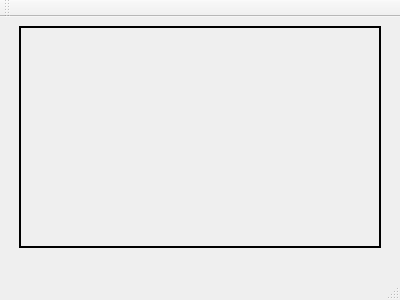
<?xml version="1.0" encoding="UTF-8"?>
<ui version="4.0">
 <class>MainWindow</class>
 <widget class="QMainWindow" name="MainWindow">
  <property name="geometry">
   <rect>
    <x>0</x>
    <y>0</y>
    <width>400</width>
    <height>300</height>
   </rect>
  </property>
  <property name="windowTitle">
   <string>MainWindow</string>
  </property>
  <widget class="QWidget" name="centralWidget">
   <widget class="QFrame" name="frame">
    <property name="geometry">
     <rect>
      <x>19</x>
      <y>9</y>
      <width>362</width>
      <height>222</height>
     </rect>
    </property>
    <property name="frameShape">
     <enum>QFrame::Box</enum>
    </property>
    <property name="frameShadow">
     <enum>QFrame::Plain</enum>
    </property>
    <property name="lineWidth">
     <number>2</number>
    </property>
    <widget class="QCustomPlot" name="customPlot" native="true">
     <property name="geometry">
      <rect>
       <x>1</x>
       <y>1</y>
       <width>360</width>
       <height>220</height>
      </rect>
     </property>
     <property name="sizePolicy">
      <sizepolicy hsizetype="Expanding" vsizetype="Expanding">
       <horstretch>0</horstretch>
       <verstretch>0</verstretch>
      </sizepolicy>
     </property>
    </widget>
   </widget>
  </widget>
  <widget class="QMenuBar" name="menuBar">
   <property name="geometry">
    <rect>
     <x>0</x>
     <y>0</y>
     <width>400</width>
     <height>25</height>
    </rect>
   </property>
  </widget>
  <widget class="QToolBar" name="mainToolBar">
   <attribute name="toolBarArea">
    <enum>TopToolBarArea</enum>
   </attribute>
   <attribute name="toolBarBreak">
    <bool>false</bool>
   </attribute>
  </widget>
  <widget class="QStatusBar" name="statusBar"/>
 </widget>
 <layoutdefault spacing="6" margin="11"/>
 <customwidgets>
  <customwidget>
   <class>QCustomPlot</class>
   <extends>QWidget</extends>
   <header>qcustomplot.h</header>
   <container>1</container>
  </customwidget>
 </customwidgets>
 <resources/>
 <connections/>
</ui>
